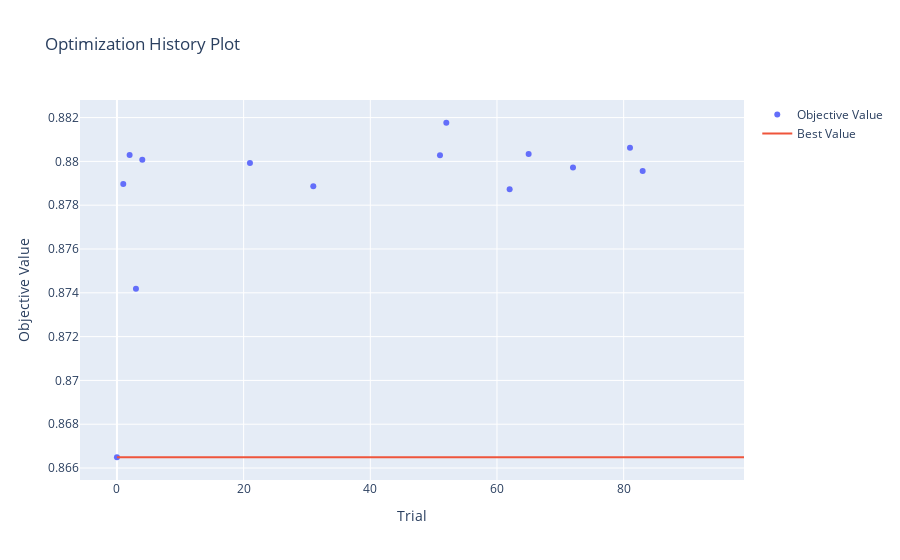

Here is the notebook cell this chart was saved with:
### Markdown cell above
## ***Optuna Visualization***

### Code cell
optuna.visualization.plot_optimization_history(study_lgbm_unbalanced)
